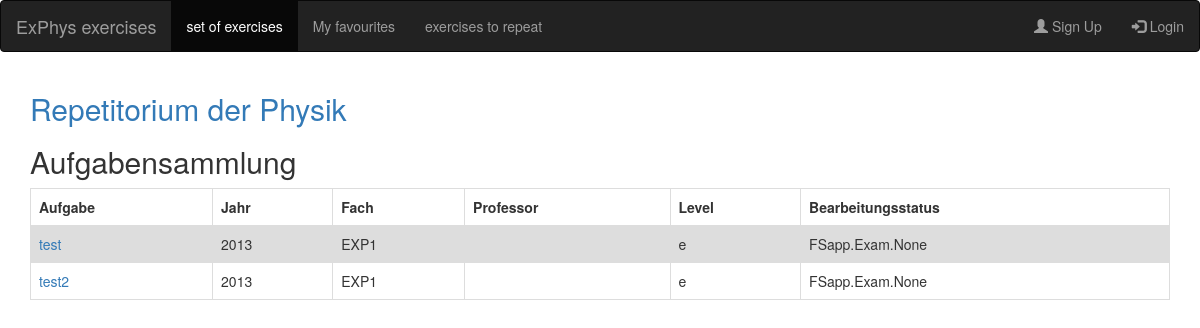
Before: /exerciseSet with the older database file.
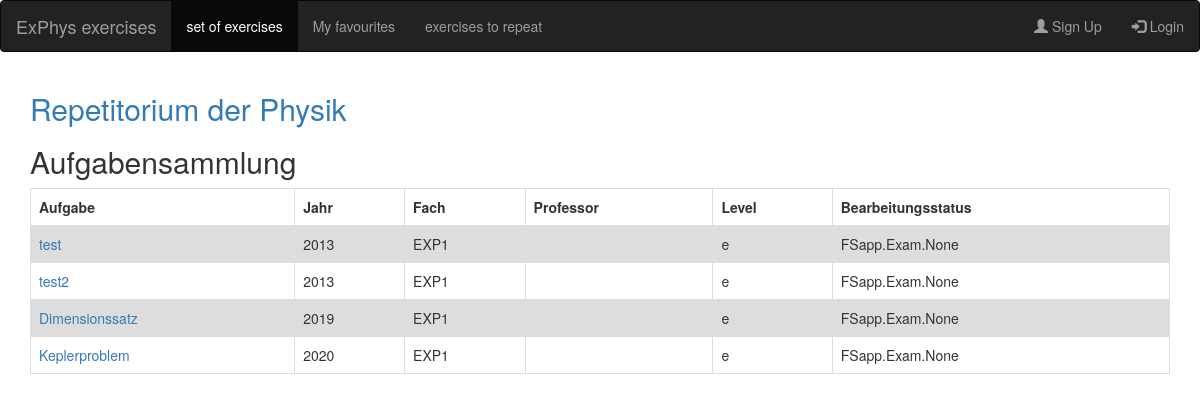
After: the same page with the newer database file.
### FSapp/models.py (models this page shows)
class Exercise(models.Model):
    name = models.CharField(max_length=100)
    question = models.TextField()
    answer = models.TextField()
    difficulty_choices = [
        ('e','einfach'),
        ('m','mittel'),
        ('s','schwer')
    ]
    difficulty = models.CharField(
        max_length=10,
        choices=difficulty_choices,
        default='e'
    )
    year = models.IntegerField()
    exam = models.ManyToManyField(Exam, blank=True)
    course_choice = [
        ('EXP1', 'Experimentalphysik 1'),
        ('EXP2', 'Experimentalphysik 2'),
        ('EXP3', 'Experimentalphysik 3'),
        ('EXP4', 'Experimentalphysik 4'),
    ]
    course = models.CharField(
        max_length=10,
        choices=course_choice,
        default='EXP1'
    )
    subject = models.ManyToManyField(Subject, blank=True)
    image1 = models.ImageField(upload_to='LatexImages/', blank=True, null=True)
    def __str__(self):
        return self.name

### FSapp/views.py (the view)
# urls.py: path('exerciseSet', views.set_of_exercises, name='set_of_exercises'),
def set_of_exercises(request):
    context ={
        'exercises': Exercise.objects.all()
    }
    print(context['exercises'][0])
    return render(request, 'FSapp/set_of_exercises.html', context=context)

### FSapp/templates/FSapp/set_of_exercises.html (shortened to what this page needs)
{% extends 'base.html' %}
{% block content %}
<h2><a href="">Repetitorium der Physik</a></h2>
<link rel="stylesheet" href="https://maxcdn.bootstrapcdn.com/bootstrap/3.4.1/css/bootstrap.min.css">
    </head>
    <body>
    <h2>Aufgabensammlung</h2>
    <table>
      <tr>
        <th>Aufgabe</th>
        <th>Jahr</th>
        <th>Fach</th>
        <th>Professor</th>
        <th>Level</th>
        <th>Bearbeitungsstatus</th>
      </tr>
      {% for ex in exercises %}
      <tr>
        <td><a href='{% url "exercise_view" ex.pk %}'>{{ ex.name }}</a></td>
        <td>{{ ex.year }}</td>
        <td>{{ ex.course }}</td>
        <td>{{ ex.professor }}</td>
        <td>{{ ex.difficulty}}</td>
        <td>{{ ex.exam }}</td>
      </tr>
     {% endfor %}
    </table>
    </body>
    </html>
{% endblock %}

### templates/base.html (shortened to what this page needs)
<!DOCTYPE html>
<html lang="en">
<head>
  <link rel="stylesheet" href="https://maxcdn.bootstrapcdn.com/bootstrap/3.4.1/css/bootstrap.min.css">
</head>
<body>
<nav class="navbar navbar-inverse">
  <div class="container-fluid">
    <div class="navbar-header">
      <a class="navbar-brand" href="#">ExPhys exercises</a>
    </div>
    <ul class="nav navbar-nav">
      <li class="active"><a href="{% url 'set_of_exercises' %}">set of exercises</a></li>
      <li><a href="{% url 'favourites' %}">My favourites</a></li>
      <li><a href="{% url 'to_repeat' %}">exercises to repeat</a></li>
    </ul>
    <ul class="nav navbar-nav navbar-right">
      <li><a href="#"><span class="glyphicon glyphicon-user"></span> Sign Up</a></li>
      {% if user.is_authenticated %}
      <li><a href="{% url 'logout' %}"><span class="glyphicon glyphicon-log-in"></span> Logout</a></li>
      {% else %}
      <li><a href="{% url 'login' %}"><span class="glyphicon glyphicon-log-in"></span> Login</a></li>
      {% endif %}
    </ul>
  </div>
</nav>
<div class="container">
  {% block content %}
{% endblock %}
</body>
</html>

### FSapp/templates/FSapp/set_of_exercises.html (style rules this page uses)
table { border-collapse: collapse; width: 100%; }
td, th { border: 1px solid #dddddd; text-align: left; padding: 8px; }
tr:nth-child(even) { background-color: #dddddd; }

Changed rows visible on the page:
added Exercise: name "Dimensionssatz", year "2019", course "EXP1", difficulty "e", exam "FSapp.Exam.None"
added Exercise: name "Keplerproblem", year "2020", course "EXP1", difficulty "e", exam "FSapp.Exam.None"
